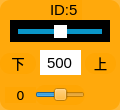
    <widget class="QWidget" name="widget_id5" native="true">
     <property name="geometry">
      <rect>
       <x>300</x>
       <y>330</y>
       <width>120</width>
       <height>110</height>
      </rect>
     </property>
     <property name="styleSheet">
      <string notr="true">background-color: rgb(255, 165, 0, 200);
border-radius:10px;</string>
     </property>
     <widget class="QSlider" name="horizontalSlider_pulse_5">
      <property name="geometry">
       <rect>
        <x>10</x>
        <y>20</y>
        <width>100</width>
        <height>22</height>
       </rect>
      </property>
      <property name="autoFillBackground">
       <bool>false</bool>
      </property>
      <property name="styleSheet">
       <string notr="true">QSlider{
	border-radius:0px;
	 background-color: rgb(0, 0, 0);
}

QSlider::handle {/*设置中间的那个滑动的键*/                           
    border: 10px solid rgb(255, 255, 255)
}
QSlider::handle:horizontal{
    width: -1px;
    margin: -4px; /* height */
}
QSlider::groove{
    background: rgb(10, 150, 200);
}
QSlider::groove:horizontal {
    height: 5px; 
	left:8px; right: 8px;
}</string>
      </property>
      <property name="minimum">
       <number>100</number>
      </property>
      <property name="maximum">
       <number>900</number>
      </property>
      <property name="pageStep">
       <number>1</number>
      </property>
      <property name="value">
       <number>500</number>
      </property>
      <property name="orientation">
       <enum>Qt::Horizontal</enum>
      </property>
     </widget>
     <widget class="QLabel" name="label_ID5">
      <property name="geometry">
       <rect>
        <x>50</x>
        <y>0</y>
        <width>32</width>
        <height>20</height>
       </rect>
      </property>
      <property name="font">
       <font>
        <family>Arial</family>
        <pointsize>11</pointsize>
       </font>
      </property>
      <property name="styleSheet">
       <string notr="true">background-color: rgb(255, 255, 255， 0);
border-radius:0px;</string>
      </property>
      <property name="text">
       <string>ID:5</string>
      </property>
     </widget>
     <widget class="QLineEdit" name="lineEdit_5">
      <property name="geometry">
       <rect>
        <x>40</x>
        <y>50</y>
        <width>41</width>
        <height>25</height>
       </rect>
      </property>
      <property name="font">
       <font>
        <family>Arial</family>
        <pointsize>11</pointsize>
       </font>
      </property>
      <property name="autoFillBackground">
       <bool>false</bool>
      </property>
      <property name="styleSheet">
       <string notr="true">background-color: rgb(255, 255, 255);
border-radius:0px;</string>
      </property>
      <property name="text">
       <string>500</string>
      </property>
      <property name="alignment">
       <set>Qt::AlignCenter</set>
      </property>
      <property name="readOnly">
       <bool>false</bool>
      </property>
     </widget>
     <widget class="QLabel" name="label_up_3">
      <property name="geometry">
       <rect>
        <x>85</x>
        <y>53</y>
        <width>31</width>
        <height>21</height>
       </rect>
      </property>
      <property name="font">
       <font>
        <family>黑体</family>
        <pointsize>10</pointsize>
       </font>
      </property>
      <property name="styleSheet">
       <string notr="true">background-color: rgb(255, 255, 255， 0);</string>
      </property>
      <property name="text">
       <string>&lt;html&gt;&lt;head/&gt;&lt;body&gt;&lt;p align=&quot;center&quot;&gt;上&lt;/p&gt;&lt;/body&gt;&lt;/html&gt;</string>
      </property>
      <property name="alignment">
       <set>Qt::AlignCenter</set>
      </property>
     </widget>
     <widget class="QLabel" name="label_d5">
      <property name="geometry">
       <rect>
        <x>5</x>
        <y>87</y>
        <width>31</width>
        <height>16</height>
       </rect>
      </property>
      <property name="font">
       <font>
        <family>DejaVu Sans</family>
        <pointsize>10</pointsize>
       </font>
      </property>
      <property name="styleSheet">
       <string notr="true">background-color: rgb(255, 255, 255， 0);</string>
      </property>
      <property name="text">
       <string>0</string>
      </property>
      <property name="alignment">
       <set>Qt::AlignCenter</set>
      </property>
     </widget>
     <widget class="QLabel" name="label_down_3">
      <property name="geometry">
       <rect>
        <x>0</x>
        <y>53</y>
        <width>36</width>
        <height>21</height>
       </rect>
      </property>
      <property name="font">
       <font>
        <family>黑体</family>
        <pointsize>10</pointsize>
       </font>
      </property>
      <property name="styleSheet">
       <string notr="true">background-color: rgb(255, 255, 255， 0);</string>
      </property>
      <property name="text">
       <string>&lt;html&gt;&lt;head/&gt;&lt;body&gt;&lt;p align=&quot;center&quot;&gt;下&lt;/p&gt;&lt;/body&gt;&lt;/html&gt;</string>
      </property>
      <property name="alignment">
       <set>Qt::AlignCenter</set>
      </property>
     </widget>
     <widget class="QSlider" name="horizontalSlider_dev_5">
      <property name="geometry">
       <rect>
        <x>35</x>
        <y>85</y>
        <width>50</width>
        <height>20</height>
       </rect>
      </property>
      <property name="styleSheet">
       <string notr="true">background-color: rgb(255, 255, 255， 0);</string>
      </property>
      <property name="minimum">
       <number>-125</number>
      </property>
      <property name="maximum">
       <number>125</number>
      </property>
      <property name="pageStep">
       <number>1</number>
      </property>
      <property name="orientation">
       <enum>Qt::Horizontal</enum>
      </property>
     </widget>
    </widget>
